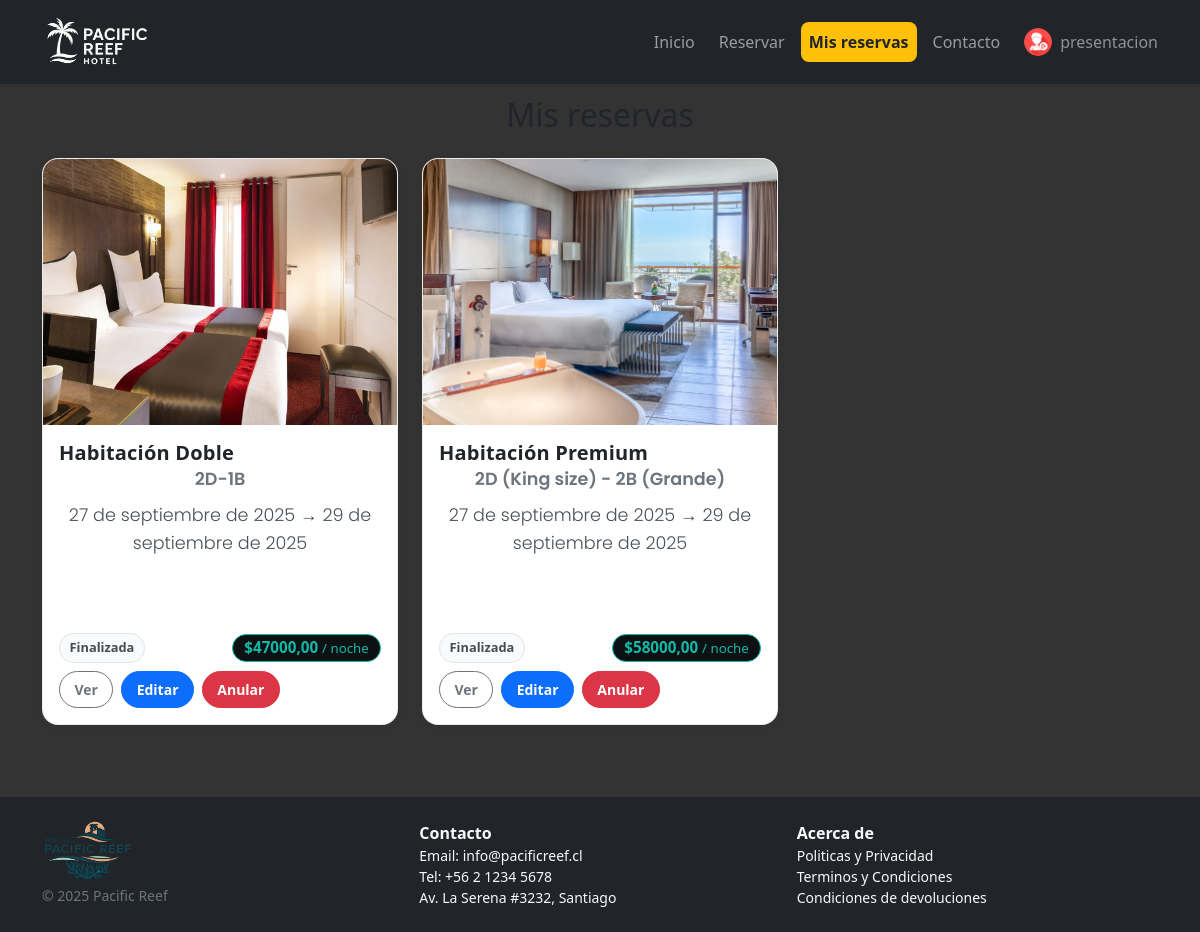
The app's page /reservas/ (signed in), older data.
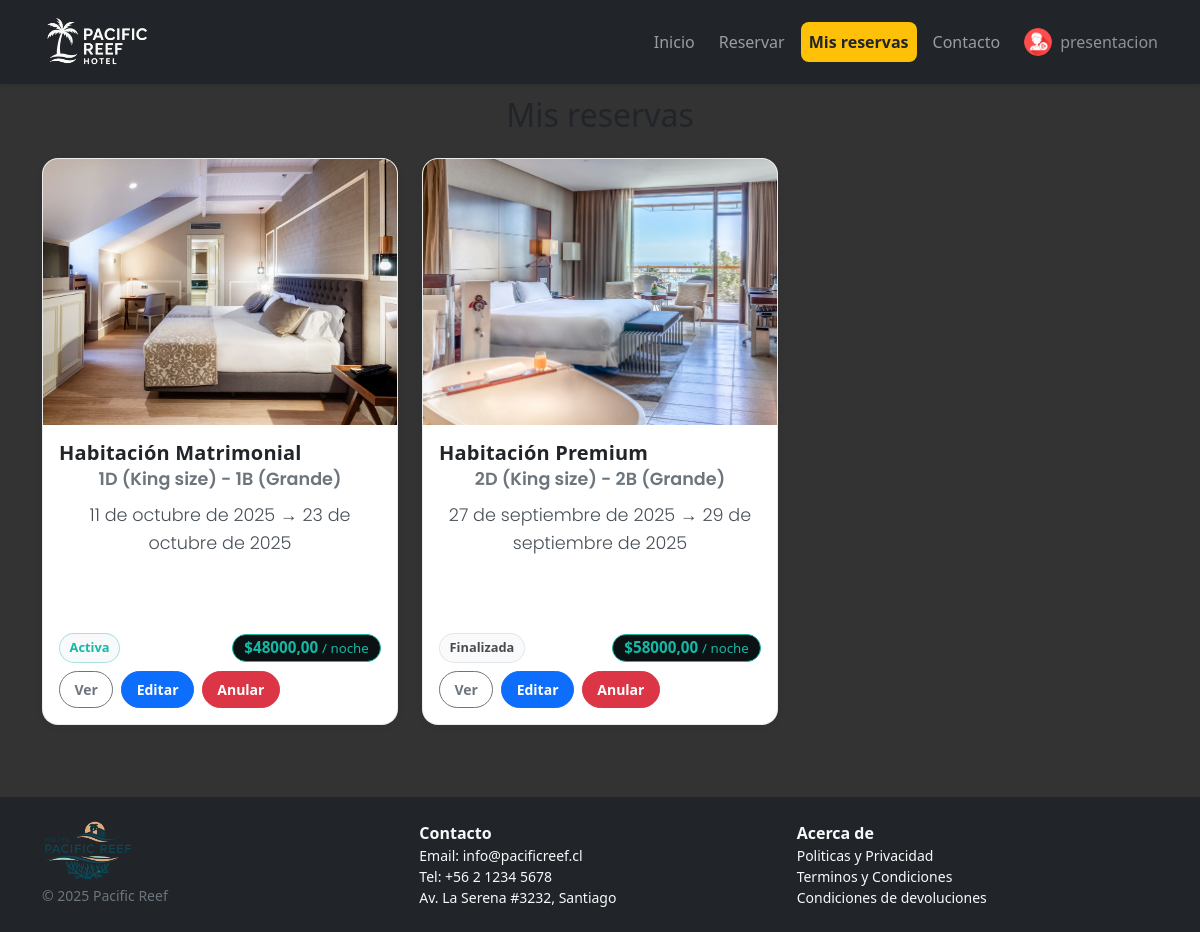
The same page, newer data.
### hotel/models.py (models this page shows, shortened)
class Reservation(models.Model):
    room = models.ForeignKey(Room, on_delete=models.PROTECT, related_name="reservations")
    guest_name = models.CharField(max_length=120)
    check_in = models.DateField()
    check_out = models.DateField()
    notes = models.TextField(blank=True)
    user = models.ForeignKey(
        settings.AUTH_USER_MODEL,
        on_delete=models.CASCADE,
        related_name="reservations",
        null=True, blank=True,
    )

class Room(models.Model):
    ROOM_TYPES = [
        ("STD", "Standard"),
        ("DLX", "Deluxe"),
        ("STE", "Suite"),
    ]
    hotel = models.ForeignKey(Hotel, on_delete=models.CASCADE, related_name="rooms")
    number = models.CharField(max_length=10)
    room_type = models.CharField(max_length=3, choices=ROOM_TYPES, default="STD")
    capacity = models.PositiveSmallIntegerField(default=2)
    price_per_night = models.DecimalField(max_digits=10, decimal_places=2)
    is_active = models.BooleanField(default=True)
    image = models.ImageField(upload_to="rooms/", blank=True, null=True)
    spaces = models.CharField(max_length=50, blank=True, null=True)
    description = models.TextField(blank=True, null=True)
    class Meta:
        unique_together = ("hotel", "number")

### hotel/views.py (the view)
# urls.py: path("reservas/", views.ResList.as_view(), name="res_list"),
class ResList(LoginRequiredMixin, ListView):
    model = Reservation
    ordering = ["-check_in"]
    paginate_by = 20
    template_name = "hoteles/reservation_list.html"
    context_object_name = "object_list"
    def get_queryset(self):
        qs = super().get_queryset()
        return qs.filter(user=self.request.user)
    def get_context_data(self, **kwargs):
        ctx = super().get_context_data(**kwargs)
        ctx["current"] = "res_list"
        ctx["today"] = now().date()
        return ctx

### hotel/context_processors.py (called while the page is built)
def clima_global(request):
    clima_data = get_weather_meteoblue()
    return {
        'clima': clima_data
    }

### hotel/views.py (called while the page is built, shortened)
def get_weather_meteoblue():
    url = "https://my.meteoblue.com/packages/basic-1h_basic-day"
    params = {
        "apikey": "wtsb78MJjGLBo9rl",
        "lat": -33.4569,
        "lon": -70.6483,
        "asl": 556,
        "format": "json"
    }
    try:
        r = requests.get(url, params=params, timeout=10)
        r.raise_for_status()
        data = r.json()
    except requests.exceptions.RequestException as e:
        print(f"Error al conectar con Meteoblue: {e}")
        return []

### templates/hoteles/reservation_list.html (shortened to what this page needs)
{% extends "base.html" %}
{% load static %}
{% block content %}
<h2 class="text-center mb-4">Mis reservas</h2>
<div class="container px-0">
  {% if object_list %}
    <div class="row g-4 row-cols-1 row-cols-sm-2 row-cols-lg-3">
      {% for res in object_list %}
        <div class="col">
          <div class="card res-card">
            {% if res.room.image %}
              <img src="{{ res.room.image.url }}" alt="{{ res.room.get_room_type_display }}" class="res-img">
            {% else %}
              <img src="{% static 'img/habitacion.jpg' %}" alt="{{ res.room.get_room_type_display }}" class="res-img">
            {% endif %}
            <div class="card-body d-flex flex-column">
              <h5 class="res-type mb-0">{{ res.room.get_room_type_display }}</h5>
              <p class="res-subtitle mb-2">{{ res.room.spaces }}</p>
              <p class="res-dates mb-3">
                {{ res.check_in }} &rarr; {{ res.check_out }}
              </p>
              {% if res.notes %}
                <p class="text-muted mb-3" style="min-height: 2.5em; overflow:hidden;">{{ res.notes }}</p>
              {% else %}
                <p class="text-muted mb-3" style="min-height: 2.5em;">&nbsp;</p>
              {% endif %}
              <div class="mt-auto d-flex align-items-center justify-content-between flex-wrap gap-2">
                <span class="badge-status {% if res.check_out > today %}active{% else %}past{% endif %}">
                  {% if res.check_out > today %}Activa{% else %}Finalizada{% endif %}
                </span>
                <span class="price-pill">
                  ${{ res.room.price_per_night }} <small class="fw-normal">/ noche</small>
                </span>
                <div class="actions d-flex gap-2">
                  <a href="{% url 'res_detail' res.pk %}" class="btn btn-outline-secondary btn-sm">Ver</a>
                  <a href="{% url 'res_update' res.pk %}" class="btn btn-primary btn-sm">Editar</a>
                  <form action="{% url 'res_delete' res.pk %}" method="post" class="d-inline" onsubmit="return confirmCancel(this);">
                    <button type="submit" class="btn btn-danger btn-sm">Anular</button>
                  </form>
                </div>
              </div>
            </div>
          </div>
        </div>
      {% endfor %}
    </div>
  {% else %}
    <div class="text-center text-muted py-5">
      <img src="{% static 'img/empty-state-reservas.svg' %}" alt="" style="max-width:220px;" class="mb-3">
      <p>Aún no tienes reservas. ¿Listo para tu próxima estadía?</p>
      <a href="{% url 'room_list' %}" class="btn btn-primary">Reservar una habitación</a>
    </div>
  {% endif %}
</div>
{% endblock %}

### templates/base.html (shortened to what this page needs)
{% load static %}
<!doctype html>
<html lang="es">
<head>
  <link rel="stylesheet" href="https://cdnjs.cloudflare.com/ajax/libs/font-awesome/6.0.0-beta3/css/all.min.css">
  <link rel="stylesheet" href="https://cdn.jsdelivr.net/npm/bootstrap@5.3.3/dist/css/bootstrap.min.css">
  <link rel="stylesheet" href="{% static 'css/styles.css' %}">
</head>
<body>
  {% with current=request.resolver_match.url_name %}
    {% include "_navbar.html" %}
  {% endwith %}
  <main class="container py-4">
    {% block content %}{% endblock %}
  </main>
  {% include "_footer.html" %}
</body>
</html>

### templates/_navbar.html (shortened to what this page needs)
{% load static %}
<nav class="navbar navbar-expand-lg navbar-dark bg-dark fixed-top shadow-sm">
  <div class="container">
    <a class="navbar-brand d-flex align-items-center gap-2" href="{% url 'home' %}">
      <img src="{% static 'img/logo-hotel.png' %}" alt="Hotel" style="height:58px; width:auto;">
    </a>
    <div class="collapse navbar-collapse justify-content-end" id="mainNav">
      <ul class="navbar-nav align-items-lg-center gap-lg-2">
        <li class="nav-item">
          <a class="nav-link {% if current == 'home' %}active-pill{% endif %}" href="{% url 'home' %}">Inicio</a>
        </li>
        <li class="nav-item">
          <a class="nav-link {% if current == 'room_list' or current == 'room_detail' %}active-pill{% endif %}" href="{% url 'room_list' %}">Reservar</a>
        </li>
        {% if user.is_authenticated %}
          <li class="nav-item">
            <a class="nav-link {% if current == 'res_list' or current == 'res_detail' %}active-pill{% endif %}" href="{% url 'res_list' %}">Mis reservas</a>
          </li>
          <li class="nav-item">
            <a class="nav-link {% if current == 'contacto' %}active-pill{% endif %}" href="{% url 'contacto' %}">Contacto</a>
          </li>
          <li class="nav-item d-flex align-items-center ms-lg-2">
            <form method="post" action="{% url 'logout' %}" class="m-0 p-0 d-flex align-items-center">
              <button type="submit"
                      class="btn btn-link d-flex align-items-center p-0 text-white-50"
                      style="text-decoration:none; border:none; background:transparent; cursor:pointer;"
                      title="Cerrar sesión">
                <img src="{% static 'img/icono-usuario.png' %}"
                     alt="Avatar"
                     class="rounded-circle me-2"
                     style="width:28px;height:28px;object-fit:cover;">
                <span class="navbar-text text-white-50">{{ user.get_full_name|default:user.username }}</span>
              </button>
            </form>
          </li>
        {% endif %}
      </ul>
    </div>
  </div>
</nav>

### templates/_footer.html
{% load static %}
<footer class="bg-dark text-light mt-5">
  <div class="container py-4">
    <div class="row g-3">
      <div class="col-md">
<img src="{% static 'img/logo22.png' %}" alt="Hotel" style="height:64px; width:auto;">        <small class="d-block text-secondary">© {% now "Y" %} Pacific Reef</small>
      </div>
      <div class="col-md">
        <strong>Contacto</strong>
        <ul class="list-unstyled small mb-0">
          <li>Email: info@pacificreef.cl</li>
          <li>Tel: +56 2 1234 5678</li>
          <li id="contacto">Av. La Serena #3232, Santiago</li>
        </ul>
      </div>
      <div class="col-md">
        <strong>Acerca de</strong>
        <ul class="list-unstyled small mb-0">
          <li>Politicas y Privacidad</li>
          <li>Terminos y Condiciones </li>
          <li>Condiciones de devoluciones</li>
        </ul>
      </div>
    </div>
  </div>
</footer>

### static/css/styles.css (style rules this page uses)
body { padding-top: 4.5rem; }
.nav-link.active-pill { background-color: #ffc107; color: #212529 !important; border-radius: .5rem; font-weight: 600; }
.navbar-brand img { height:36px; }
p { font-family: 'Poppins', sans-serif; font-weight: 300; font-size: 1.1rem; color: #e9ecef; line-height: 1.6; text-align: center; }

### templates/hoteles/reservation_list.html (style rules this page uses)
:root { --turquoise:#14b8a6; --near-black:#0c1114; }
.res-card { border: 1px solid rgba(12,17,20,.08); border-radius: 16px; overflow: hidden; box-shadow: 0 2px 10px rgba(0,0,0,.04); transition: transform .2s ease, box-shadow .2s ease, border-color .2s ease; height: 100%; }
.res-img { aspect-ratio: 4/3; object-fit: cover; width: 100%; display: block; }
.res-type { font-weight: 800; letter-spacing: .2px; line-height: 1.2; margin-bottom: .25rem; }
.res-subtitle { color: #6c757d; font-weight: 600; margin-bottom: .5rem; }
.res-dates { color:#495057; }
.price-pill { background: var(--near-black); color: var(--turquoise); border: 1px solid var(--turquoise); font-weight: 800; border-radius: 999px; padding: .35rem .7rem; line-height: 1; font-size: .95rem; white-space: nowrap; }
.badge-status { border: 1px solid rgba(12,17,20,.12); background: #f8f9fa; color: #0c1114; border-radius: 999px; padding: .25rem .6rem; font-weight: 600; font-size: .8rem; }
.badge-status.active { border-color: rgba(20,184,166,.35); color: var(--turquoise); }
.badge-status.past { opacity:.75; }
.actions .btn { border-radius: 999px; font-weight: 600; padding: .45rem .9rem; }

Row changes from the older to the newer data that the page shows:
removed Reservation: room.image (picture), room.room_type "Habitación Doble", room.spaces "2D-1B", check_in "27 de septiembre de 2025", check_out "29 de septiembre de 2025", shows "Finalizada", room.price_per_night "47000,00"
added Reservation: room.image (picture), room.room_type "Habitación Matrimonial", room.spaces "1D (King size) - 1B (Grande)", check_in "11 de octubre de 2025", check_out "23 de octubre de 2025", shows "Activa", room.price_per_night "48000,00"
